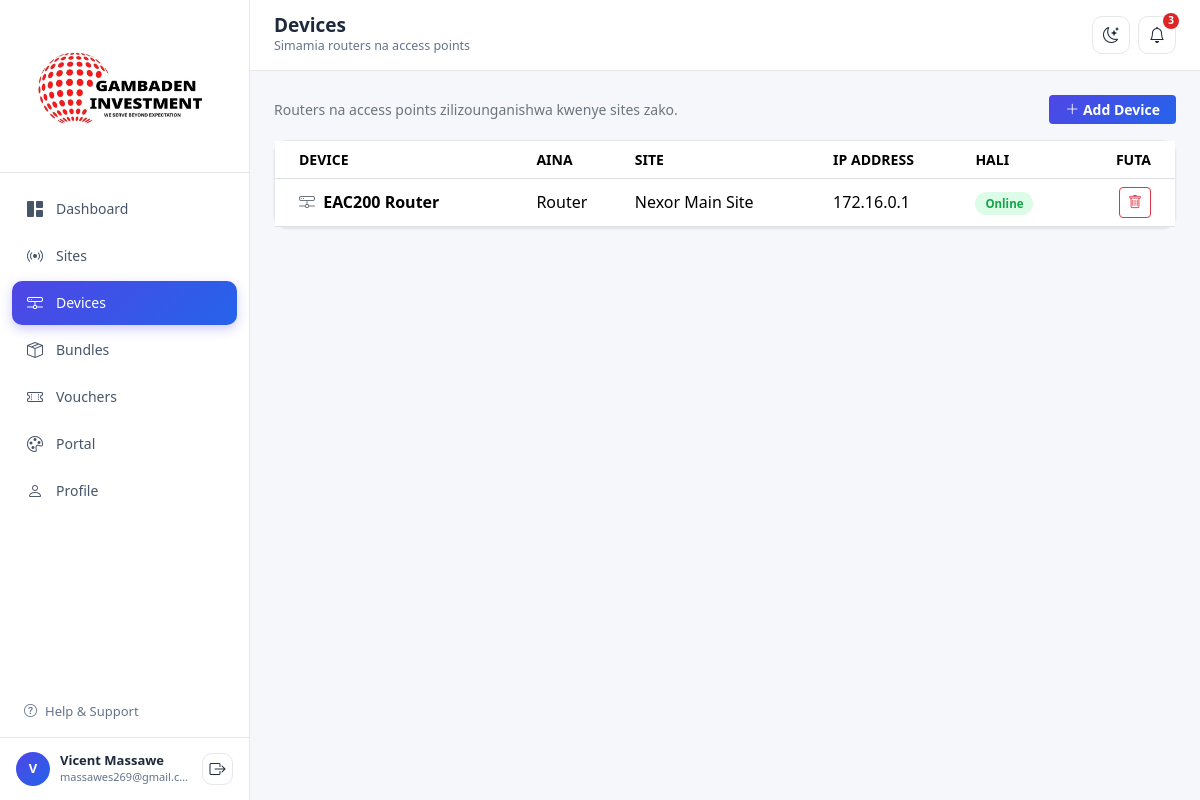
Page /admin.php?page=devices (signed in) on the committed database.
### tables this page shows
CREATE TABLE IF NOT EXISTS users (
  id             INT AUTO_INCREMENT PRIMARY KEY,
  username       VARCHAR(50)  NOT NULL UNIQUE,
  password_hash  VARCHAR(255) NOT NULL,
  first_name     VARCHAR(100) NOT NULL DEFAULT '',
  last_name      VARCHAR(100) NOT NULL DEFAULT '',
  email          VARCHAR(150) NOT NULL,
  phone          VARCHAR(30)  DEFAULT '',
  account_type   VARCHAR(50)  DEFAULT 'Customer Account',
  member_since   DATE         DEFAULT NULL,
  bank_name      VARCHAR(50)  DEFAULT '',
  account_number VARCHAR(50)  DEFAULT '',
  plan           VARCHAR(50)  DEFAULT 'Free',
  plan_price     INT          DEFAULT 0,
  billing_cycle  VARCHAR(20)  DEFAULT 'Monthly',
  next_renewal   DATE         DEFAULT NULL,
  created_at     TIMESTAMP    DEFAULT CURRENT_TIMESTAMP
);

CREATE TABLE IF NOT EXISTS devices (
  id         INT AUTO_INCREMENT PRIMARY KEY,
  site_id    INT NOT NULL,
  name       VARCHAR(150) NOT NULL,
  type       VARCHAR(50) DEFAULT 'Router',
  ip         VARCHAR(45) DEFAULT '',
  status     ENUM('online','offline') DEFAULT 'online',
  created_at TIMESTAMP DEFAULT CURRENT_TIMESTAMP,
  CONSTRAINT fk_devices_site FOREIGN KEY (site_id) REFERENCES sites(id) ON DELETE CASCADE
);

### admin.php (called while the page is built, shortened)
<?php
require __DIR__ . '/includes/config.php';
$page = $_GET['page'] ?? 'dashboard';
$data = load_app_data();
require __DIR__ . '/includes/layout_top.php';
require __DIR__ . "/pages/{$page}.php";
require __DIR__ . '/includes/layout_bottom.php';

### includes/config.php (called while the page is built, shortened)
<?php
function current_user_id(): int {
    return (int) ($_SESSION['user_id'] ?? 1);
}
function load_app_data(): array {
    $pdo = db();
    $userId = current_user_id();
    $profile = $pdo->prepare('SELECT * FROM users WHERE id = ?');
    $profile->execute([$userId]);
    $user = $profile->fetch() ?: [];
    $sites = $pdo->query(
        'SELECT s.*, COUNT(d.id) AS device_count
           FROM sites s
           LEFT JOIN devices d ON d.site_id = s.id
          GROUP BY s.id
          ORDER BY s.id'
    )->fetchAll();
    $devices = $pdo->query('SELECT * FROM devices ORDER BY id')->fetchAll();
    $bundles = $pdo->query(
        "SELECT b.*,
                COALESCE(m.qty, 0) AS sales_month,
                COALESCE(m.revenue, 0) AS revenue_month
           FROM bundles b
           LEFT JOIN (
                SELECT bundle_id, SUM(quantity) AS qty, SUM(amount) AS revenue
                  FROM sales
                 WHERE YEAR(sold_at) = YEAR(CURDATE()) AND MONTH(sold_at) = MONTH(CURDATE())
                 GROUP BY bundle_id
           ) m ON m.bundle_id = b.id
          ORDER BY b.id"
    )->fetchAll();
    $portalStmt = $pdo->query('SELECT * FROM portal_settings WHERE id = 1');
    $portal = $portalStmt->fetch() ?: [
        'business_name' => 'GAMBADEN HOTSPOT',
        'welcome_text'  => 'Internet ya Uhakika kwa Bei Nafuu',
        'primary_color' => '#4f46e5',
        'lipa_number'   => '140197316',
        'contact_phone' => '+255745325531',
    ];
    return [
        'sites' => $sites,
        'devices' => $devices,
        'bundles' => $bundles,
        'portal' => $portal,
        'profile' => [
            'first_name' => $user['first_name'] ?? '',
            'last_name'  => $user['last_name'] ?? '',
            'email'      => $user['email'] ?? '',
            'phone'      => $user['phone'] ?? '',
            'account_type' => $user['account_type'] ?? 'Customer Account',
            'member_since' => !empty($user['member_since']) ? date('d M Y', strtotime($user['member_since'])) : '',
            'bank_name'    => $user['bank_name'] ?? '',
            'account_number' => $user['account_number'] ?? '',
        ],
    ];
}

### pages/devices.php (the view, shortened to what this page needs)
<?php if (!defined('NEXOR_APP')) { http_response_code(403); exit; }
$sitesById = [];
foreach ($data['sites'] as $s) { $sitesById[$s['id']] = $s['name']; }
?>
<div class="d-flex justify-content-between align-items-center mb-3">
  <div class="text-secondary small">Routers na access points zilizounganishwa kwenye sites zako.</div>
  <button class="btn btn-nx-primary btn-sm px-3" data-bs-toggle="modal" data-bs-target="#addDeviceModal">
    <i class="bi bi-plus-lg"></i> Add Device
  </button>
</div>
<div class="nx-card">
  <div class="table-responsive">
    <table class="table align-middle mb-0">
      <thead>
        <tr class="text-secondary small text-uppercase">
          <th class="ps-4">Device</th>
          <th>Aina</th>
          <th>Site</th>
          <th>IP Address</th>
          <th>Hali</th>
          <th class="text-end pe-4">Futa</th>
        </tr>
      </thead>
      <tbody>
        <?php foreach ($data['devices'] as $d): ?>
        <tr>
          <td class="ps-4 fw-semibold"><i class="bi bi-hdd-network text-secondary me-1"></i> <?= htmlspecialchars($d['name']) ?></td>
          <td><?= htmlspecialchars($d['type']) ?></td>
          <td><?= htmlspecialchars($sitesById[$d['site_id']] ?? '—') ?></td>
          <td><?= htmlspecialchars($d['ip']) ?></td>
          <td>
            <span class="nx-badge <?= $d['status'] === 'online' ? 'nx-badge-active' : 'nx-badge-inactive' ?>">
              <?= $d['status'] === 'online' ? 'Online' : 'Offline' ?>
            </span>
          </td>
          <td class="text-end pe-4">
            <form method="POST" data-confirm="Futa kifaa hiki?">
              <button type="submit" class="btn btn-sm btn-outline-danger"><i class="bi bi-trash"></i></button>
            </form>
          </td>
        </tr>
        <?php endforeach; ?>
      </tbody>
    </table>
  </div>
</div>

### includes/sidebar.php (shortened to what this page needs)
<aside class="nx-sidebar">
  <div class="nx-sidebar-brand">
    <img src="assets/img/logo.png" alt="Gambaden Investment" class="brand-logo">
  </div>
  <nav class="nx-nav">
    <?php
    $nx_links = [
      'dashboard' => ['bi-grid-1x2-fill',   'Dashboard'],
      'sites'     => ['bi-broadcast',       'Sites'],
      'devices'   => ['bi-hdd-network',     'Devices'],
      'bundles'   => ['bi-box-seam',        'Bundles'],
      'vouchers'  => ['bi-ticket-perforated', 'Vouchers'],
      'portal'    => ['bi-palette',         'Portal'],
      'profile'   => ['bi-person',          'Profile'],
    ];
    foreach ($nx_links as $key => [$icon, $label]):
    ?>
    <a href="admin.php?page=<?= $key ?>" class="<?= $page === $key ? 'active' : '' ?>">
      <i class="bi <?= $icon ?>"></i> <?= $label ?>
    </a>
    <?php endforeach; ?>
  </nav>
  <div class="px-3 pb-2">
    <a href="#" class="d-flex align-items-center gap-2 px-2 py-2 text-decoration-none" style="color:var(--nx-muted);font-size:13px;">
      <i class="bi bi-question-circle"></i> Help &amp; Support
    </a>
  </div>
  <div class="nx-sidebar-footer">
    <div class="nx-avatar"><?= strtoupper(substr($data['profile']['first_name'], 0, 1)) ?></div>
    <div class="flex-grow-1 overflow-hidden">
      <div class="who text-truncate"><?= htmlspecialchars($data['profile']['first_name'] . ' ' . $data['profile']['last_name']) ?></div>
      <div class="email text-truncate"><?= htmlspecialchars($data['profile']['email']) ?></div>
    </div>
    <a href="logout.php" class="nx-icon-btn" title="Logout" style="width:32px;height:32px;">
      <i class="bi bi-box-arrow-right"></i>
    </a>
  </div>
</aside>

### assets/css/style.css (style rules this page uses)
:root { --nx-primary: #4f46e5; --nx-primary-dark: #4338ca; --nx-accent: #2563eb; --nx-bg: #f6f7fb; --nx-surface: #ffffff; --nx-border: #e5e7eb; --nx-text: #1e293b; --nx-muted: #64748b; --nx-sidebar-bg: #ffffff; --nx-sidebar-text: #475569; --nx-success: #16a34a; --nx-success-bg: #dcfce7; --nx-warning: #d97706; --nx-warning-bg: #fef3c7; --nx-danger: #dc2626; --nx-danger-bg: #fee2e2; --nx-shadow: 0 1px 3px rgba(15, 23, 42, .06), 0 1px 2px rgba(15, 23, 42, .04); }
body { background: var(--nx-bg); color: var(--nx-text); font-family: "Segoe UI", system-ui, -apple-system, sans-serif; }
a { color: var(--nx-accent); }
.nx-sidebar { width: 250px; flex-shrink: 0; background: var(--nx-sidebar-bg); border-right: 1px solid var(--nx-border); display: flex; flex-direction: column; transition: transform .2s ease; }
.nx-sidebar-brand { padding: 18px 20px; border-bottom: 1px solid var(--nx-border); }
.nx-sidebar-brand .brand-logo { max-width: 100%; height: auto; display: block; background: #fff; border-radius: 10px; padding: 6px 10px; }
.nx-nav { padding: 14px 12px; flex: 1; overflow-y: auto; }
.nx-nav a { display: flex; align-items: center; gap: 12px; padding: 10px 14px; border-radius: 10px; color: var(--nx-sidebar-text); text-decoration: none; font-size: 14px; font-weight: 500; margin-bottom: 3px; transition: background .15s, color .15s; }
.nx-nav a i { font-size: 16px; width: 18px; text-align: center; }
.nx-nav a.active { background: linear-gradient(135deg, var(--nx-primary), var(--nx-accent)); color: #fff; box-shadow: 0 4px 12px rgba(79, 70, 229, .28); }
.nx-sidebar-footer { padding: 14px 16px; border-top: 1px solid var(--nx-border); display: flex; align-items: center; gap: 10px; }
.nx-avatar { width: 34px; height: 34px; border-radius: 50%; background: linear-gradient(135deg, var(--nx-primary), var(--nx-accent)); color: #fff; font-weight: 700; font-size: 13px; display: flex; align-items: center; justify-content: center; flex-shrink: 0; }
.nx-sidebar-footer .who { font-size: 13px; font-weight: 600; color: var(--nx-text); line-height: 1.2; }
.nx-sidebar-footer .email { font-size: 11px; color: var(--nx-muted); }
.nx-icon-btn { width: 38px; height: 38px; border-radius: 10px; border: 1px solid var(--nx-border); background: var(--nx-surface); color: var(--nx-text); display: flex; align-items: center; justify-content: center; position: relative; }
.nx-card { background: var(--nx-surface); border: 1px solid var(--nx-border); border-radius: 14px; box-shadow: var(--nx-shadow); }
.nx-badge { font-size: 11.5px; font-weight: 700; padding: 4px 10px; border-radius: 20px; }
.nx-badge-active { background: var(--nx-success-bg); color: var(--nx-success); }
.btn-nx-primary { background: linear-gradient(135deg, var(--nx-primary), var(--nx-accent)); border: none; color: #fff; font-weight: 600; }

### rows in the picture
users: first_name "V", first_name+last_name "Vicent Massawe", email "massawes269@gmail.c…"
devices: name "EAC200 Router", type "Router", site "Nexor Main Site", ip "172.16.0.1", status "Online"

### other values in the picture
$label "Dashboard"
$label "Sites"
$label "Devices"
$label "Bundles"
$label "Vouchers"
$label "Portal"
$label "Profile"
$pageTitle "Devices"
$pageSubtitle "Simamia routers na access points"
